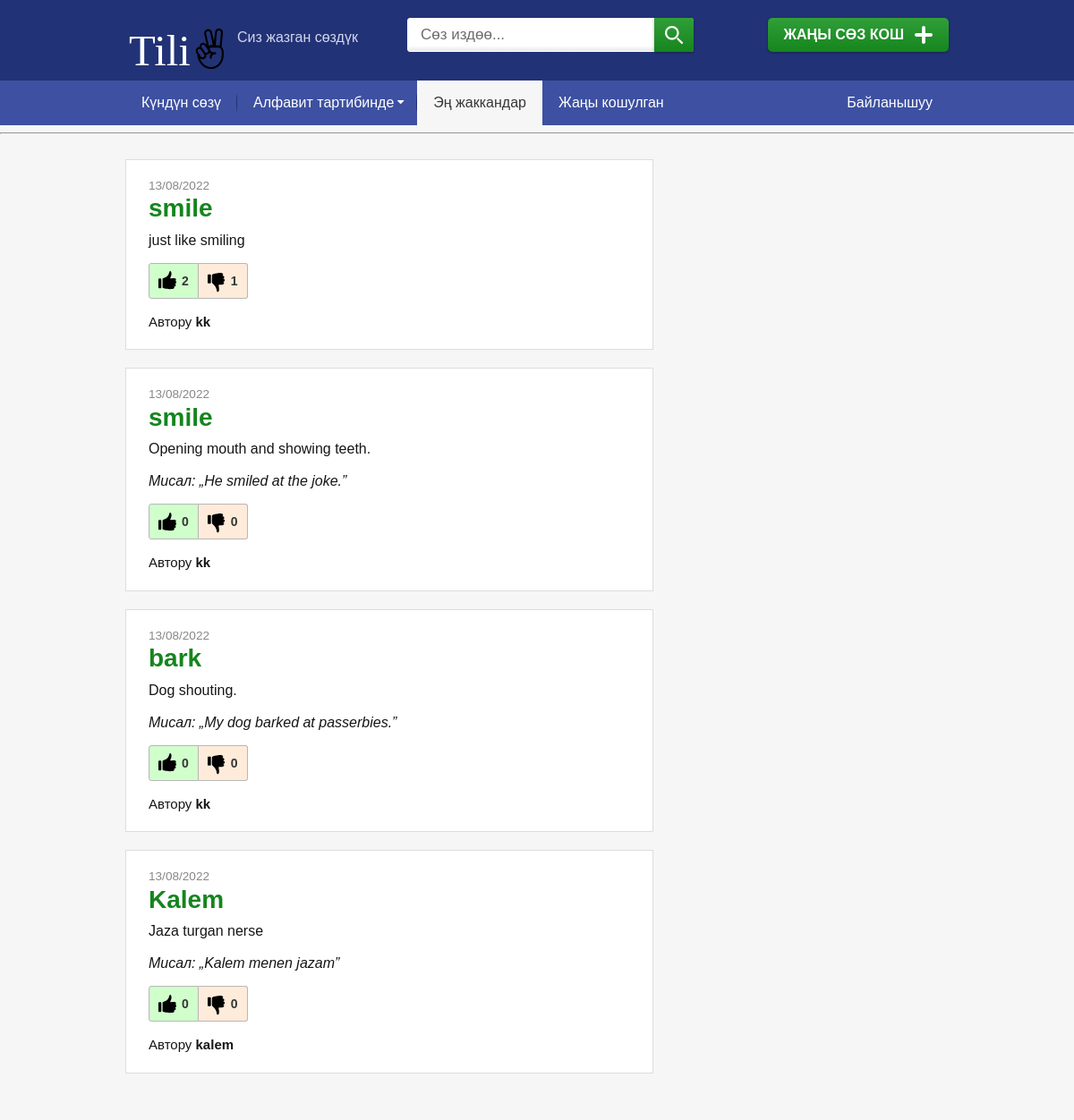
/favorites, run on the app's committed database.
### app/models.py (models this page shows, shortened)
class Definition(db.Model):
    id = db.Column(db.Integer, primary_key=True)
    definition_text = db.Column(db.String(300), nullable=False)
    example_text = db.Column(db.String(300), nullable=True)
    created_at = db.Column(db.DateTime, index=True, default=datetime.utcnow)
    upvotes = db.Column(db.Integer, nullable=False, default=0)
    downvotes = db.Column(db.Integer, nullable=False, default=0)
    word_id = db.Column(db.Integer, db.ForeignKey("word.id"))
    author_id = db.Column(db.Integer, db.ForeignKey("user.id"))

class Word(db.Model):
    id = db.Column(db.Integer, primary_key=True)
    word_text = db.Column(db.String(80), index=True, unique=True, nullable=False)
    created_at = db.Column(db.DateTime, index=True, default=datetime.utcnow)
    author_id = db.Column(db.Integer, db.ForeignKey("user.id"))
    definitions = db.relationship('Definition', backref='parent_word', lazy='dynamic')

class User(UserMixin, db.Model):
    id = db.Column(db.Integer, primary_key=True)
    nickname = db.Column(db.String(80), index=True, unique=True, nullable=False)
    email = db.Column(db.String(120), unique=True, nullable=False)
    created_at = db.Column(db.DateTime, index=True, default=datetime.utcnow)
    verified = db.Column(db.Boolean, index=True, default=False)
    consent_to_send_emails = db.Column(db.Boolean, index=True, default=False)
    consent_to_cookies = db.Column(db.Boolean, index=True, default=False)
    password_hash = db.Column(db.String(256))
    words = db.relationship('Word', backref='author', lazy='dynamic')

### app/routes.py (the view)
@app.route("/favorites", methods=['get'])
def favorites():
    page = request.args.get('page', 1, type=int)
    query_result = db.session.query(Word, Definition, User
        ).join(
            Definition, Definition.word_id == Word.id
        ).join(
            User, User.id == Word.author_id
        ).order_by(
            Definition.upvotes.desc()
        ).paginate(
            page=page,
            per_page=app.config['WORDS_PER_PAGE'],
            error_out=False)
    words = [ {'word': word[0].word_text,
            'definition': word[1].definition_text,
            'example': word[1].example_text,
            'created_at' : word[1].created_at.strftime("%d/%m/%Y"),
            'upvotes': word[1].upvotes,
            'downvotes': word[1].downvotes,
            'author': word[2].nickname}  for word in query_result.items]
    next_url = None
    prev_url = None
    if query_result.has_next:
        next_url = url_for('index', page=query_result.next_num)
    if query_result.has_prev:
        prev_url = url_for('index', page=query_result.prev_num)
    return render_template("favorites.html",
                           words=words,
                           next_url=next_url,
                           prev_url=prev_url)

### app/templates/favorites.html (shortened to what this page needs)
{% extends "base.html" %}
{% from "macros.html" import word_list, pagination with context %}
{% block content %}
    {{ word_list('favorites', words) }}
{% endblock %}

### app/templates/macros.html (shortened to what this page needs)
{% macro word_list(endpoint, words, delete_button='false') %}
{% for word in words %}
    <div class="word word--word_of_day">
        <p class="word--date">{{ word['created_at']}}</p>
        <h2 class="word__title">
            <a href="/word/{{ word['word'] }}">{{ word['word'] }}</a>
        </h2>
        <p>{{ word['definition'] }}</p>
        {% if word['example'] != "": %}
            <p><em>Мисал: „{{ word['example'] }}”&nbsp;</em></p>
        {% endif %}
        <div class="word__rating__wrap" data-id="{{ word['definition_id'] }}">
            <div class="word__rating word__rating--up" onclick=vote(this)>{{ word['upvotes'] }}</div>
            <div class="word__rating word__rating--down" onclick=vote(this)>{{ word['downvotes'] }}</div>
        </div>
        <p class="word__author">Автору <strong>{{ word['author'] }}</strong></p>
    </div>
{% endfor %}
{% endmacro %}
{% macro nav_links(endpoint) %}
<div id="menu__wrap" class="menu__wrap">
    <div class="container">
      <div class="menu__inner">
        <nav id="header__menu__inner" class="header__menu__inner">
          <ul id="menu-hlavni-menu-leve" class="menu">
            <li class="menu-item menu-item-type-custom menu-item-object-custom {{ 'current-menu-item' if(endpoint == 'index') }} "><a href="/">Күндүн сөзү</a></li>
            <li class="menu-item-has-children menu__letters menu-item menu-item-type-custom menu-item-object-custom {{ 'current-menu-item' if endpoint == 'alphabetical' }}"><a>Алфавит тартибинде</a></li>
            <li class="menu-item menu-item-type-taxonomy menu-item-object-zebricek {{ 'current-menu-item' if endpoint == 'favorites' }}"><a href="{{url_for('favorites')}}">Эң жаккандар</a></li>
            <li class="menu-item menu-item-type-taxonomy menu-item-object-zebricek {{ 'current-menu-item' if endpoint == 'newly_added' }}"><a href="{{url_for('newly_added')}}">Жаңы кошулган</a></li>
          </ul>
        </nav>
        <nav id="header__menu__inner__right" class="header__menu__inner__right">
          <ul id="menu-hlavni-menu-prave" class="menu">
            <li class="menu-item menu-item-type-post_type menu-item-object-page"><a href="mailto:bekbolot.kudayberdiev@gmail.com">Байланышуу</a></li>
          </ul>
        </nav>
      </div>
    </div>
  </div>
{% endmacro %}

### data on the page
Definition: created_at "13/08/2022", word "smile", definition "just like smiling", upvotes "2", downvotes "1", author "kk"
Word: word "smile"
Definition: definition "Opening mouth and showing teeth.", example "He smiled at the joke."
User: author "kk" "kk"
Word: word "bark"
Definition: definition "Dog shouting.", example "My dog barked at passerbies."
Definition: created_at "13/08/2022", word "Kalem", definition "Jaza turgan nerse", example "Kalem menen jazam", upvotes "0", downvotes "0", author "kalem"

### other printed values
{{ word['created_at'] }} "13/08/2022" "13/08/2022"
{{ word['upvotes'] }} "0" "0"
{{ word['downvotes'] }} "0" "0"
